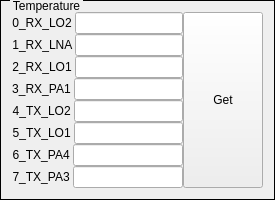
    <widget class="QGroupBox" name="groupBoxTemp">
     <property name="styleSheet">
      <string notr="true">QGroupBox{ border:1px solid black; margin-top:0.5ex; }
QGroupBox::title { subcontrol-origin:margin; subcontrol-position:top left; top:-1px; left:10px; margin-left: 0px; padding:0 1px; }</string>
     </property>
     <property name="title">
      <string>Temperature</string>
     </property>
     <property name="alignment">
      <set>Qt::AlignLeading|Qt::AlignLeft|Qt::AlignVCenter</set>
     </property>
     <property name="flat">
      <bool>false</bool>
     </property>
     <property name="checkable">
      <bool>false</bool>
     </property>
     <layout class="QHBoxLayout" name="horizontalLayout_3">
      <item>
       <layout class="QHBoxLayout" name="horizontalLayoutTemp">
        <property name="spacing">
         <number>0</number>
        </property>
        <item>
         <layout class="QVBoxLayout" name="verticalLayoutTemp">
          <property name="spacing">
           <number>0</number>
          </property>
          <item>
           <layout class="QHBoxLayout" name="horizontalLayoutTemp0">
            <property name="spacing">
             <number>0</number>
            </property>
            <item>
             <widget class="QLabel" name="labelTemp0">
              <property name="sizePolicy">
               <sizepolicy hsizetype="Fixed" vsizetype="Fixed">
                <horstretch>0</horstretch>
                <verstretch>0</verstretch>
               </sizepolicy>
              </property>
              <property name="minimumSize">
               <size>
                <width>60</width>
                <height>16</height>
               </size>
              </property>
              <property name="text">
               <string>0_RX_LO2 </string>
              </property>
              <property name="alignment">
               <set>Qt::AlignRight|Qt::AlignTrailing|Qt::AlignVCenter</set>
              </property>
              <property name="buddy">
               <cstring>lineEditTemp0</cstring>
              </property>
             </widget>
            </item>
            <item>
             <widget class="QLineEdit" name="lineEditTemp0">
              <property name="sizePolicy">
               <sizepolicy hsizetype="Expanding" vsizetype="Fixed">
                <horstretch>5</horstretch>
                <verstretch>0</verstretch>
               </sizepolicy>
              </property>
             </widget>
            </item>
           </layout>
          </item>
          <item>
           <layout class="QHBoxLayout" name="horizontalLayoutTemp1">
            <property name="spacing">
             <number>0</number>
            </property>
            <item>
             <widget class="QLabel" name="labelTemp1">
              <property name="sizePolicy">
               <sizepolicy hsizetype="Fixed" vsizetype="Fixed">
                <horstretch>0</horstretch>
                <verstretch>0</verstretch>
               </sizepolicy>
              </property>
              <property name="minimumSize">
               <size>
                <width>60</width>
                <height>16</height>
               </size>
              </property>
              <property name="text">
               <string>1_RX_LNA </string>
              </property>
              <property name="alignment">
               <set>Qt::AlignRight|Qt::AlignTrailing|Qt::AlignVCenter</set>
              </property>
              <property name="buddy">
               <cstring>lineEditTemp1</cstring>
              </property>
             </widget>
            </item>
            <item>
             <widget class="QLineEdit" name="lineEditTemp1">
              <property name="sizePolicy">
               <sizepolicy hsizetype="Expanding" vsizetype="Fixed">
                <horstretch>5</horstretch>
                <verstretch>0</verstretch>
               </sizepolicy>
              </property>
             </widget>
            </item>
           </layout>
          </item>
          <item>
           <layout class="QHBoxLayout" name="horizontalLayoutTemp2">
            <property name="spacing">
             <number>0</number>
            </property>
            <item>
             <widget class="QLabel" name="labelTemp2">
              <property name="sizePolicy">
               <sizepolicy hsizetype="Fixed" vsizetype="Fixed">
                <horstretch>0</horstretch>
                <verstretch>0</verstretch>
               </sizepolicy>
              </property>
              <property name="minimumSize">
               <size>
                <width>60</width>
                <height>16</height>
               </size>
              </property>
              <property name="text">
               <string>2_RX_LO1 </string>
              </property>
              <property name="alignment">
               <set>Qt::AlignRight|Qt::AlignTrailing|Qt::AlignVCenter</set>
              </property>
              <property name="buddy">
               <cstring>lineEditTemp2</cstring>
              </property>
             </widget>
            </item>
            <item>
             <widget class="QLineEdit" name="lineEditTemp2">
              <property name="sizePolicy">
               <sizepolicy hsizetype="Expanding" vsizetype="Fixed">
                <horstretch>5</horstretch>
                <verstretch>0</verstretch>
               </sizepolicy>
              </property>
             </widget>
            </item>
           </layout>
          </item>
          <item>
           <layout class="QHBoxLayout" name="horizontalLayoutTemp3">
            <property name="spacing">
             <number>0</number>
            </property>
            <item>
             <widget class="QLabel" name="labelTemp3">
              <property name="sizePolicy">
               <sizepolicy hsizetype="Fixed" vsizetype="Fixed">
                <horstretch>0</horstretch>
                <verstretch>0</verstretch>
               </sizepolicy>
              </property>
              <property name="minimumSize">
               <size>
                <width>60</width>
                <height>16</height>
               </size>
              </property>
              <property name="text">
               <string>3_RX_PA1 </string>
              </property>
              <property name="alignment">
               <set>Qt::AlignRight|Qt::AlignTrailing|Qt::AlignVCenter</set>
              </property>
              <property name="buddy">
               <cstring>lineEditTemp3</cstring>
              </property>
             </widget>
            </item>
            <item>
             <widget class="QLineEdit" name="lineEditTemp3">
              <property name="sizePolicy">
               <sizepolicy hsizetype="Expanding" vsizetype="Fixed">
                <horstretch>5</horstretch>
                <verstretch>0</verstretch>
               </sizepolicy>
              </property>
             </widget>
            </item>
           </layout>
          </item>
          <item>
           <layout class="QHBoxLayout" name="horizontalLayoutTemp4">
            <property name="spacing">
             <number>0</number>
            </property>
            <item>
             <widget class="QLabel" name="labelTemp4">
              <property name="sizePolicy">
               <sizepolicy hsizetype="Fixed" vsizetype="Fixed">
                <horstretch>0</horstretch>
                <verstretch>0</verstretch>
               </sizepolicy>
              </property>
              <property name="minimumSize">
               <size>
                <width>60</width>
                <height>16</height>
               </size>
              </property>
              <property name="text">
               <string>4_TX_LO2 </string>
              </property>
              <property name="alignment">
               <set>Qt::AlignRight|Qt::AlignTrailing|Qt::AlignVCenter</set>
              </property>
              <property name="buddy">
               <cstring>lineEditTemp4</cstring>
              </property>
             </widget>
            </item>
            <item>
             <widget class="QLineEdit" name="lineEditTemp4">
              <property name="sizePolicy">
               <sizepolicy hsizetype="Expanding" vsizetype="Fixed">
                <horstretch>5</horstretch>
                <verstretch>0</verstretch>
               </sizepolicy>
              </property>
             </widget>
            </item>
           </layout>
          </item>
          <item>
           <layout class="QHBoxLayout" name="horizontalLayoutTemp5">
            <property name="spacing">
             <number>0</number>
            </property>
            <item>
             <widget class="QLabel" name="labelTemp5">
              <property name="sizePolicy">
               <sizepolicy hsizetype="Fixed" vsizetype="Fixed">
                <horstretch>0</horstretch>
                <verstretch>0</verstretch>
               </sizepolicy>
              </property>
              <property name="minimumSize">
               <size>
                <width>60</width>
                <height>16</height>
               </size>
              </property>
              <property name="text">
               <string>5_TX_LO1 </string>
              </property>
              <property name="alignment">
               <set>Qt::AlignRight|Qt::AlignTrailing|Qt::AlignVCenter</set>
              </property>
              <property name="buddy">
               <cstring>lineEditTemp5</cstring>
              </property>
             </widget>
            </item>
            <item>
             <widget class="QLineEdit" name="lineEditTemp5">
              <property name="sizePolicy">
               <sizepolicy hsizetype="Expanding" vsizetype="Fixed">
                <horstretch>5</horstretch>
                <verstretch>0</verstretch>
               </sizepolicy>
              </property>
             </widget>
            </item>
           </layout>
          </item>
          <item>
           <layout class="QHBoxLayout" name="horizontalLayoutTemp6">
            <property name="spacing">
             <number>0</number>
            </property>
            <item>
             <widget class="QLabel" name="labelTemp6">
              <property name="sizePolicy">
               <sizepolicy hsizetype="Fixed" vsizetype="Fixed">
                <horstretch>0</horstretch>
                <verstretch>0</verstretch>
               </sizepolicy>
              </property>
              <property name="minimumSize">
               <size>
                <width>60</width>
                <height>16</height>
               </size>
              </property>
              <property name="text">
               <string>6_TX_PA4 </string>
              </property>
              <property name="alignment">
               <set>Qt::AlignRight|Qt::AlignTrailing|Qt::AlignVCenter</set>
              </property>
              <property name="buddy">
               <cstring>lineEditTemp6</cstring>
              </property>
             </widget>
            </item>
            <item>
             <widget class="QLineEdit" name="lineEditTemp6">
              <property name="sizePolicy">
               <sizepolicy hsizetype="Expanding" vsizetype="Fixed">
                <horstretch>5</horstretch>
                <verstretch>0</verstretch>
               </sizepolicy>
              </property>
             </widget>
            </item>
           </layout>
          </item>
          <item>
           <layout class="QHBoxLayout" name="horizontalLayoutTemp7">
            <property name="spacing">
             <number>0</number>
            </property>
            <item>
             <widget class="QLabel" name="labelTemp7">
              <property name="sizePolicy">
               <sizepolicy hsizetype="Fixed" vsizetype="Fixed">
                <horstretch>0</horstretch>
                <verstretch>0</verstretch>
               </sizepolicy>
              </property>
              <property name="minimumSize">
               <size>
                <width>60</width>
                <height>16</height>
               </size>
              </property>
              <property name="text">
               <string>7_TX_PA3 </string>
              </property>
              <property name="alignment">
               <set>Qt::AlignRight|Qt::AlignTrailing|Qt::AlignVCenter</set>
              </property>
              <property name="buddy">
               <cstring>lineEditTemp7</cstring>
              </property>
             </widget>
            </item>
            <item>
             <widget class="QLineEdit" name="lineEditTemp7">
              <property name="sizePolicy">
               <sizepolicy hsizetype="Expanding" vsizetype="Fixed">
                <horstretch>5</horstretch>
                <verstretch>0</verstretch>
               </sizepolicy>
              </property>
             </widget>
            </item>
           </layout>
          </item>
         </layout>
        </item>
        <item>
         <widget class="QPushButton" name="pushButtonGetTempAll">
          <property name="sizePolicy">
           <sizepolicy hsizetype="Fixed" vsizetype="Expanding">
            <horstretch>1</horstretch>
            <verstretch>0</verstretch>
           </sizepolicy>
          </property>
          <property name="text">
           <string>Get</string>
          </property>
         </widget>
        </item>
       </layout>
      </item>
     </layout>
    </widget>
